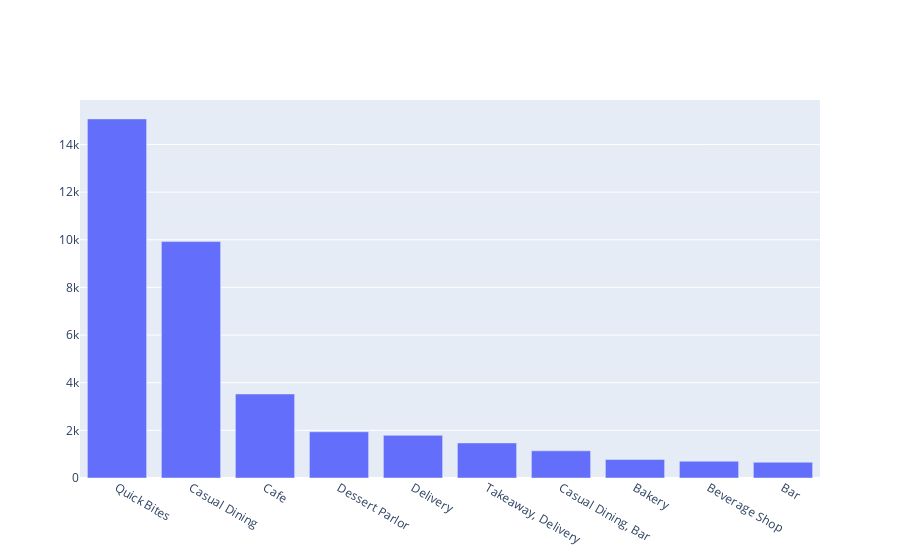

The notebook cell this image was saved under:
### Code cell
iplot([trace])

### Figure 1 — Plotly figure (JSON) as saved in the notebook; plotly's stock layout.template omitted (floating-point values rounded to 4 significant figures)
{"data": [{"type": "bar", "x": ["Quick Bites", "Casual Dining", "Cafe", "Dessert Parlor", "Delivery", "Takeaway, Delivery", "Casual Dining, Bar", "Bakery", "Beverage Shop", "Bar"], "y": [15073, 9923, 3527, 1939, 1791, 1472, 1141, 775, 704, 661]}], "layout": {}}
